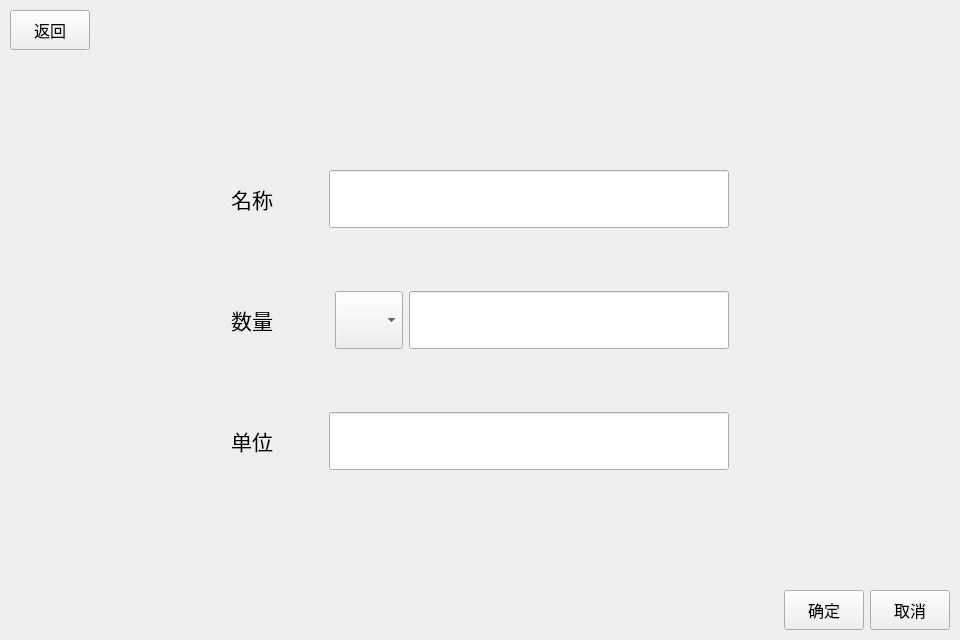
   <widget class="QWidget" name="IngredientPage">
    <property name="sizePolicy">
     <sizepolicy hsizetype="Fixed" vsizetype="Fixed">
      <horstretch>0</horstretch>
      <verstretch>0</verstretch>
     </sizepolicy>
    </property>
    <property name="minimumSize">
     <size>
      <width>960</width>
      <height>640</height>
     </size>
    </property>
    <property name="maximumSize">
     <size>
      <width>960</width>
      <height>640</height>
     </size>
    </property>
    <property name="baseSize">
     <size>
      <width>960</width>
      <height>640</height>
     </size>
    </property>
    <widget class="QWidget" name="header_IngredientPage">
     <property name="geometry">
      <rect>
       <x>10</x>
       <y>10</y>
       <width>940</width>
       <height>40</height>
      </rect>
     </property>
     <layout class="QHBoxLayout" name="headerLayout_IngredientPage">
      <item>
       <widget class="QPushButton" name="backButton_IngredientPage">
        <property name="sizePolicy">
         <sizepolicy hsizetype="Minimum" vsizetype="Expanding">
          <horstretch>0</horstretch>
          <verstretch>0</verstretch>
         </sizepolicy>
        </property>
        <property name="minimumSize">
         <size>
          <width>10</width>
          <height>30</height>
         </size>
        </property>
        <property name="font">
         <font>
          <pointsize>12</pointsize>
         </font>
        </property>
        <property name="text">
         <string>返回</string>
        </property>
       </widget>
      </item>
      <item>
       <spacer name="headerSpacer_IngredientPage">
        <property name="orientation">
         <enum>Qt::Horizontal</enum>
        </property>
        <property name="sizeHint" stdset="0">
         <size>
          <width>10</width>
          <height>30</height>
         </size>
        </property>
       </spacer>
      </item>
     </layout>
    </widget>
    <widget class="QWidget" name="article">
     <property name="geometry">
      <rect>
       <x>10</x>
       <y>170</y>
       <width>940</width>
       <height>300</height>
      </rect>
     </property>
     <layout class="QHBoxLayout" name="articleLayout">
      <item>
       <spacer name="contentLeftSpacer">
        <property name="orientation">
         <enum>Qt::Horizontal</enum>
        </property>
        <property name="sizeHint" stdset="0">
         <size>
          <width>10</width>
          <height>30</height>
         </size>
        </property>
       </spacer>
      </item>
      <item>
       <layout class="QVBoxLayout" name="contentLayout">
        <item>
         <layout class="QHBoxLayout" name="nameLayout_IngredientPage">
          <item>
           <widget class="QLabel" name="nameLabel_IngredientPage">
            <property name="font">
             <font>
              <pointsize>16</pointsize>
             </font>
            </property>
            <property name="text">
             <string>名称</string>
            </property>
            <property name="alignment">
             <set>Qt::AlignCenter</set>
            </property>
           </widget>
          </item>
          <item>
           <spacer name="nameSpacer">
            <property name="orientation">
             <enum>Qt::Horizontal</enum>
            </property>
            <property name="sizeHint" stdset="0">
             <size>
              <width>50</width>
              <height>30</height>
             </size>
            </property>
           </spacer>
          </item>
          <item>
           <widget class="QLineEdit" name="nameBox_IngredientPage">
            <property name="sizePolicy">
             <sizepolicy hsizetype="Minimum" vsizetype="Expanding">
              <horstretch>0</horstretch>
              <verstretch>0</verstretch>
             </sizepolicy>
            </property>
            <property name="minimumSize">
             <size>
              <width>400</width>
              <height>30</height>
             </size>
            </property>
            <property name="font">
             <font>
              <pointsize>15</pointsize>
             </font>
            </property>
           </widget>
          </item>
         </layout>
        </item>
        <item>
         <spacer name="amountUpSpacer">
          <property name="orientation">
           <enum>Qt::Vertical</enum>
          </property>
          <property name="sizeHint" stdset="0">
           <size>
            <width>30</width>
            <height>30</height>
           </size>
          </property>
         </spacer>
        </item>
        <item>
         <layout class="QHBoxLayout" name="amountLayout_IngredientPage">
          <item>
           <widget class="QLabel" name="amountLable_IngredientPage">
            <property name="font">
             <font>
              <pointsize>16</pointsize>
             </font>
            </property>
            <property name="text">
             <string>数量</string>
            </property>
            <property name="alignment">
             <set>Qt::AlignCenter</set>
            </property>
           </widget>
          </item>
          <item>
           <spacer name="amountSpacer">
            <property name="orientation">
             <enum>Qt::Horizontal</enum>
            </property>
            <property name="sizeHint" stdset="0">
             <size>
              <width>50</width>
              <height>30</height>
             </size>
            </property>
           </spacer>
          </item>
          <item>
           <layout class="QHBoxLayout" name="amountContentLayout_IngredientPage">
            <item>
             <widget class="QComboBox" name="amountComboBox">
              <property name="sizePolicy">
               <sizepolicy hsizetype="Minimum" vsizetype="Expanding">
                <horstretch>0</horstretch>
                <verstretch>0</verstretch>
               </sizepolicy>
              </property>
              <property name="font">
               <font>
                <pointsize>14</pointsize>
               </font>
              </property>
              <property name="currentIndex">
               <number>-1</number>
              </property>
              <item>
               <property name="text">
                <string>定量</string>
               </property>
              </item>
              <item>
               <property name="text">
                <string>适量</string>
               </property>
              </item>
             </widget>
            </item>
            <item>
             <widget class="QLineEdit" name="amountBox">
              <property name="sizePolicy">
               <sizepolicy hsizetype="Minimum" vsizetype="Expanding">
                <horstretch>0</horstretch>
                <verstretch>0</verstretch>
               </sizepolicy>
              </property>
              <property name="minimumSize">
               <size>
                <width>320</width>
                <height>30</height>
               </size>
              </property>
              <property name="font">
               <font>
                <pointsize>15</pointsize>
               </font>
              </property>
             </widget>
            </item>
           </layout>
          </item>
         </layout>
        </item>
        <item>
         <spacer name="amountDownSpacer">
          <property name="orientation">
           <enum>Qt::Vertical</enum>
          </property>
          <property name="sizeHint" stdset="0">
           <size>
            <width>30</width>
            <height>30</height>
           </size>
          </property>
         </spacer>
        </item>
        <item>
         <layout class="QHBoxLayout" name="unitLayout">
          <item>
           <widget class="QLabel" name="unitLable">
            <property name="font">
             <font>
              <pointsize>16</pointsize>
             </font>
            </property>
            <property name="text">
             <string>单位</string>
            </property>
            <property name="alignment">
             <set>Qt::AlignCenter</set>
            </property>
           </widget>
          </item>
          <item>
           <spacer name="unitSpacer">
            <property name="orientation">
             <enum>Qt::Horizontal</enum>
            </property>
            <property name="sizeHint" stdset="0">
             <size>
              <width>50</width>
              <height>30</height>
             </size>
            </property>
           </spacer>
          </item>
          <item>
           <widget class="QLineEdit" name="unitBox">
            <property name="sizePolicy">
             <sizepolicy hsizetype="Minimum" vsizetype="Expanding">
              <horstretch>0</horstretch>
              <verstretch>0</verstretch>
             </sizepolicy>
            </property>
            <property name="minimumSize">
             <size>
              <width>400</width>
              <height>30</height>
             </size>
            </property>
            <property name="font">
             <font>
              <pointsize>15</pointsize>
             </font>
            </property>
           </widget>
          </item>
         </layout>
        </item>
       </layout>
      </item>
      <item>
       <spacer name="contentRightSpacer">
        <property name="orientation">
         <enum>Qt::Horizontal</enum>
        </property>
        <property name="sizeHint" stdset="0">
         <size>
          <width>10</width>
          <height>30</height>
         </size>
        </property>
       </spacer>
      </item>
     </layout>
    </widget>
    <widget class="QWidget" name="footer_IngredientPage">
     <property name="geometry">
      <rect>
       <x>10</x>
       <y>590</y>
       <width>940</width>
       <height>40</height>
      </rect>
     </property>
     <layout class="QHBoxLayout" name="footerLayout_IngredientPage">
      <item>
       <spacer name="footerSpacer_IngredientPage">
        <property name="orientation">
         <enum>Qt::Horizontal</enum>
        </property>
        <property name="sizeHint" stdset="0">
         <size>
          <width>10</width>
          <height>30</height>
         </size>
        </property>
       </spacer>
      </item>
      <item>
       <layout class="QHBoxLayout" name="confirmationLayout_IngredientPage">
        <item>
         <widget class="QPushButton" name="okButton_IngredientPage">
          <property name="enabled">
           <bool>true</bool>
          </property>
          <property name="sizePolicy">
           <sizepolicy hsizetype="Minimum" vsizetype="Expanding">
            <horstretch>0</horstretch>
            <verstretch>0</verstretch>
           </sizepolicy>
          </property>
          <property name="minimumSize">
           <size>
            <width>80</width>
            <height>30</height>
           </size>
          </property>
          <property name="font">
           <font>
            <pointsize>12</pointsize>
           </font>
          </property>
          <property name="text">
           <string>确定</string>
          </property>
         </widget>
        </item>
        <item>
         <widget class="QPushButton" name="cancelButton_IngredientPage">
          <property name="enabled">
           <bool>true</bool>
          </property>
          <property name="sizePolicy">
           <sizepolicy hsizetype="Minimum" vsizetype="Expanding">
            <horstretch>0</horstretch>
            <verstretch>0</verstretch>
           </sizepolicy>
          </property>
          <property name="minimumSize">
           <size>
            <width>80</width>
            <height>30</height>
           </size>
          </property>
          <property name="font">
           <font>
            <pointsize>12</pointsize>
           </font>
          </property>
          <property name="text">
           <string>取消</string>
          </property>
         </widget>
        </item>
       </layout>
      </item>
     </layout>
    </widget>
   </widget>
